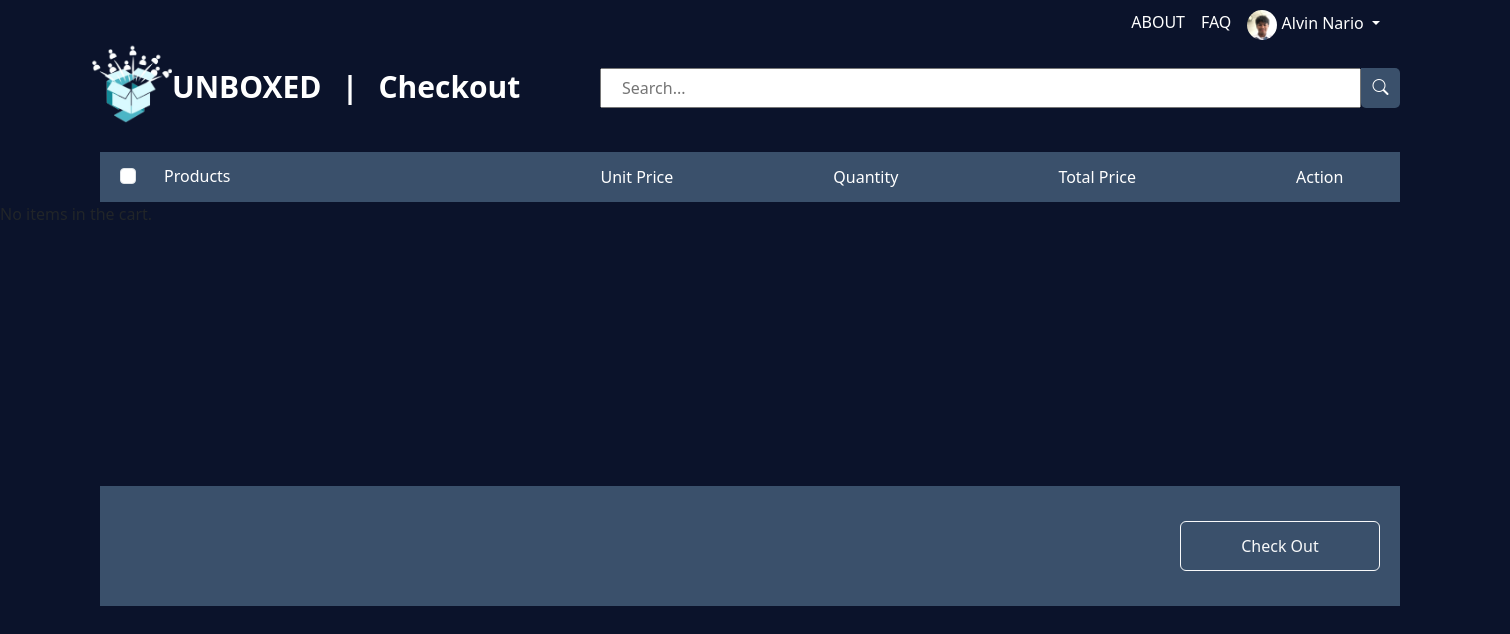
The page /Cart.php (signed in) on the database as committed earlier.
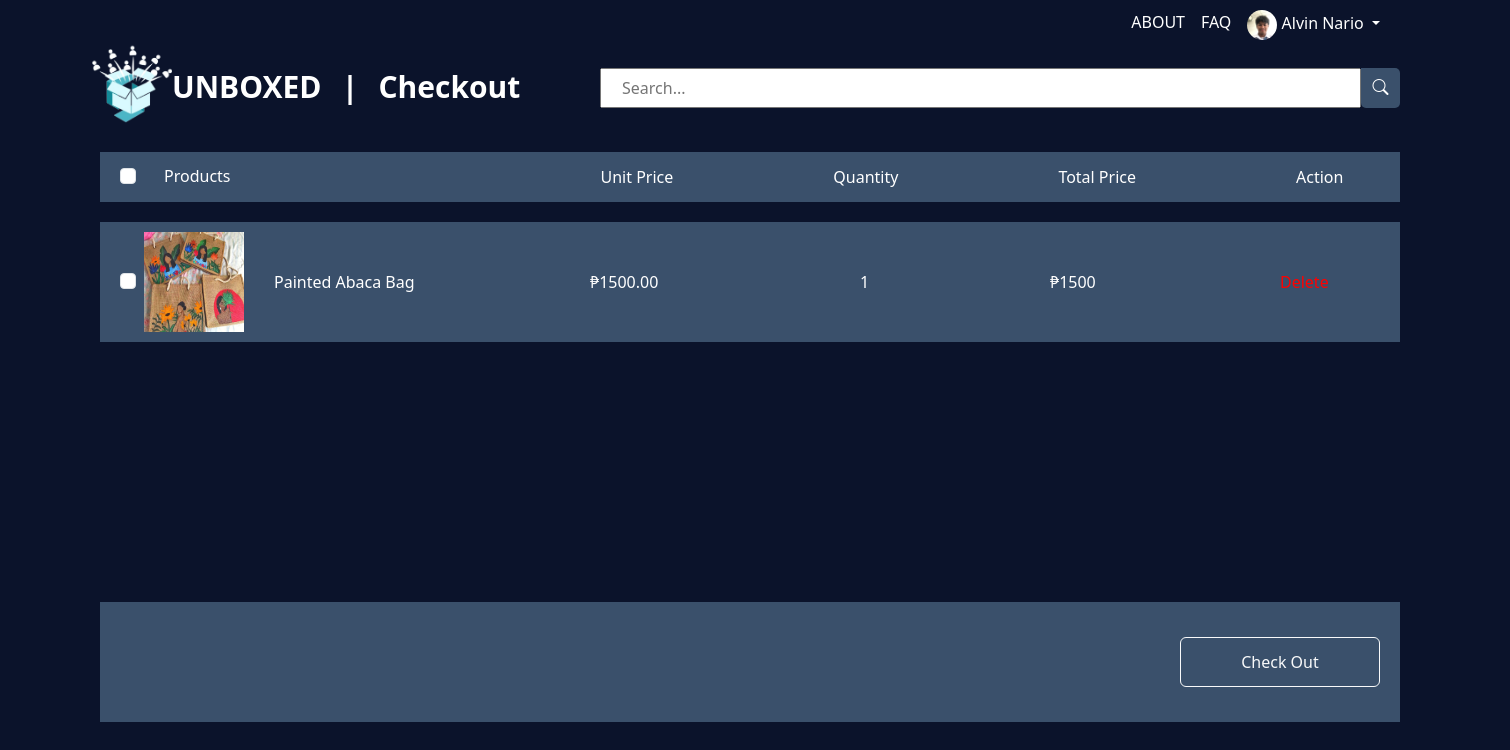
The same page on the database as committed later.
### tables this page shows
CREATE TABLE `cart_items` (
  `cart_item_id` int(11) NOT NULL,
  `customer_id` int(11) DEFAULT NULL,
  `product_img` varchar(255) DEFAULT NULL,
  `product_id` int(11) DEFAULT NULL,
  `product_name` varchar(255) DEFAULT NULL,
  `quantity` int(11) DEFAULT NULL,
  `unit_price` decimal(10,2) DEFAULT NULL,
  `total_price` int(100) DEFAULT NULL
);

CREATE TABLE `product` (
  `product_id` int(11) NOT NULL,
  `product_img` varchar(1000) NOT NULL,
  `name` varchar(255) NOT NULL,
  `description` text DEFAULT NULL,
  `price` decimal(10,2) NOT NULL,
  `customer_id` int(11) NOT NULL,
  `owner` varchar(255) NOT NULL,
  `showcase_id` int(11) NOT NULL,
  `showcase_name` varchar(50) NOT NULL,
  `stocks` int(11) NOT NULL,
  `sold` int(11) NOT NULL
);

### Cart.php (the view, shortened to what this page needs)
<?php
$servername = "localhost";
$username = "root";
$password = "";
$dbname = "unboxed";
$conn = new mysqli($servername, $username, $password, $dbname);
if (isset($_SESSION["email"])) {
    $name = $_SESSION["name"];
    $image_dp = $_SESSION["image_dp"];
} else {
    $name = "";
    $image_dp = "";
}
$displayUserInfo = !(isset($_SESSION['open_boxes']) && $_SESSION['open_boxes']);
?>
<!DOCTYPE html>
    <html lang="en">
    <head>
        <link rel="stylesheet" href="https://cdn.jsdelivr.net/npm/bootstrap-icons@1.3.0/font/bootstrap-icons.css">
        <link href="https://cdn.jsdelivr.net/npm/bootstrap@5.3.3/dist/css/bootstrap.min.css" rel="stylesheet">
        <link rel="stylesheet" href="style.css?v=<?php echo time(); ?>">
    </head>
    <body>
    <div class="cart-container">
    <nav class="navbar navbar-expand-lg bg-body-tertiary">
        <div class="container-fluid">
            <div class="nav-logo">
                <a class="navbar-brand" href="Home.php"><img src="./images/logo.png" class="logo" alt="">UNBOXED</a>
                <p class="navbar-brand">|</p>
                <p class="navbar-brand">Checkout</p>
            </div>
            <div class="navbar-nav" id="navbarLinks">
            <a class="nav-link" href="About.php">ABOUT</a>
                <a class="nav-link" href="FAQ.php">FAQ</a>
                <?php if ($displayUserInfo && !empty($name)): ?>
                    <li class="nav-item dropdown">
                        <a class="nav-link dropdown-toggle" href="#" id="navbarDropdown" role="button" data-bs-toggle="dropdown" aria-expanded="false">
                            <img src="<?php echo $image_dp; ?>" alt="<?php echo $name; ?>" class="profile-img"> <?php echo $name; ?>
                        </a>
                    </li>
                <?php endif; ?>
            </div>
        </div>
    </nav>
<div class="input-group-cart mb-3">
    <input type="text" class="form-control-cart" id="searchInput" placeholder="Search..." aria-label="Search..." aria-describedby="basic-addon2">
    <div class="input-group-append2">
        <i class="bi bi-search" id="searchButton"></i>
    </div>
</div>
<div class="menu">
<div class="form-check">
        <input class="form-check-input" type="checkbox" value="" id="selectAllCheckbox">
        <label class="form-check-label-cart" for="selectAllCheckbox">
    Products
  </label>
</div>
<p>Unit Price</p>
  <p>Quantity</p>
  <p>Total Price</p>
  <p>Action</p>
</div>
<form method="POST" action="Checkout.php">
<?php
if (isset($_SESSION["email"]) && isset($_SESSION["customer_id"])) {
    $customer_id = $_SESSION["customer_id"];
    $sql = "SELECT ci.*, p.product_img, p.name as product_name, p.price as unit_price
            FROM cart_items ci
            INNER JOIN product p ON ci.product_id = p.product_id
            WHERE ci.customer_id = '$customer_id'";
    $result = $conn->query($sql);
    if ($result) {
        if ($result->num_rows > 0) {
            while ($row = $result->fetch_assoc()) {
                echo '<div class="product-details">';
                echo '<div class="form-check">';
                echo '<input class="form-check-input" type="checkbox" name="checked_items[]" value="' . $row['cart_item_id'] . '">';
                echo '</div>';
                echo '<img src="' . $row['product_img'] . '" class="product-img" alt="">';
                echo '<div class="cart-product-name">';
                echo '<p class="prod-name">' . $row['product_name'] . '</p>';
                echo '</div>';
                echo '<div class="cart-product-price">';
                echo '<p class="prod-price">₱' . $row['unit_price'] . '</p>';
                echo '</div>';
                echo '<p class="prod-quantity">' . $row['quantity'] . '</p>';
                $total_price = $row['unit_price'] * $row['quantity'];
                echo '<p class="total-price">₱' . $total_price . '</p>';
                echo '<a class="action" href="Cart.php?delete_item=' . $row['cart_item_id'] . '">Delete</a>';
                echo '</div>';
            }
        } else {
            echo "No items in the cart.";
        }
    } else {
        echo "Error fetching cart items: " . $conn->error;
    }
} else {
    header("Location: login.php");
    exit;
}
?>
    <div class="checkout">
        <button type="button" class="btn btn-outline-light" id="checkoutButton">Check Out</button>
    </div>
</form>
</div>
</body>
</html>

Rows that differ between the two databases and show on the page:
added cart_items: product.product_img (picture), product.name "Painted Abaca Bag", product.price "1500.00", quantity "1", total_price "1500"
